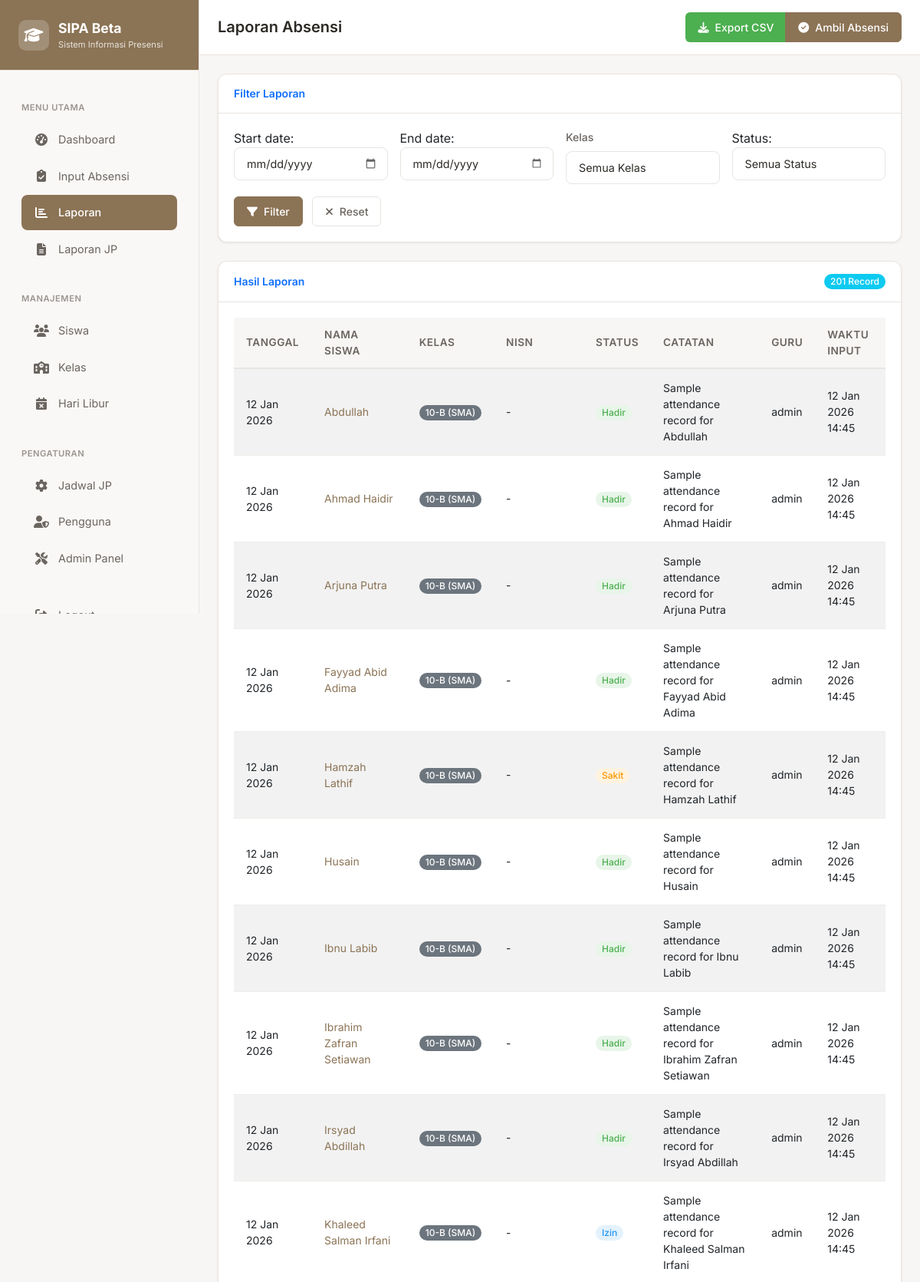
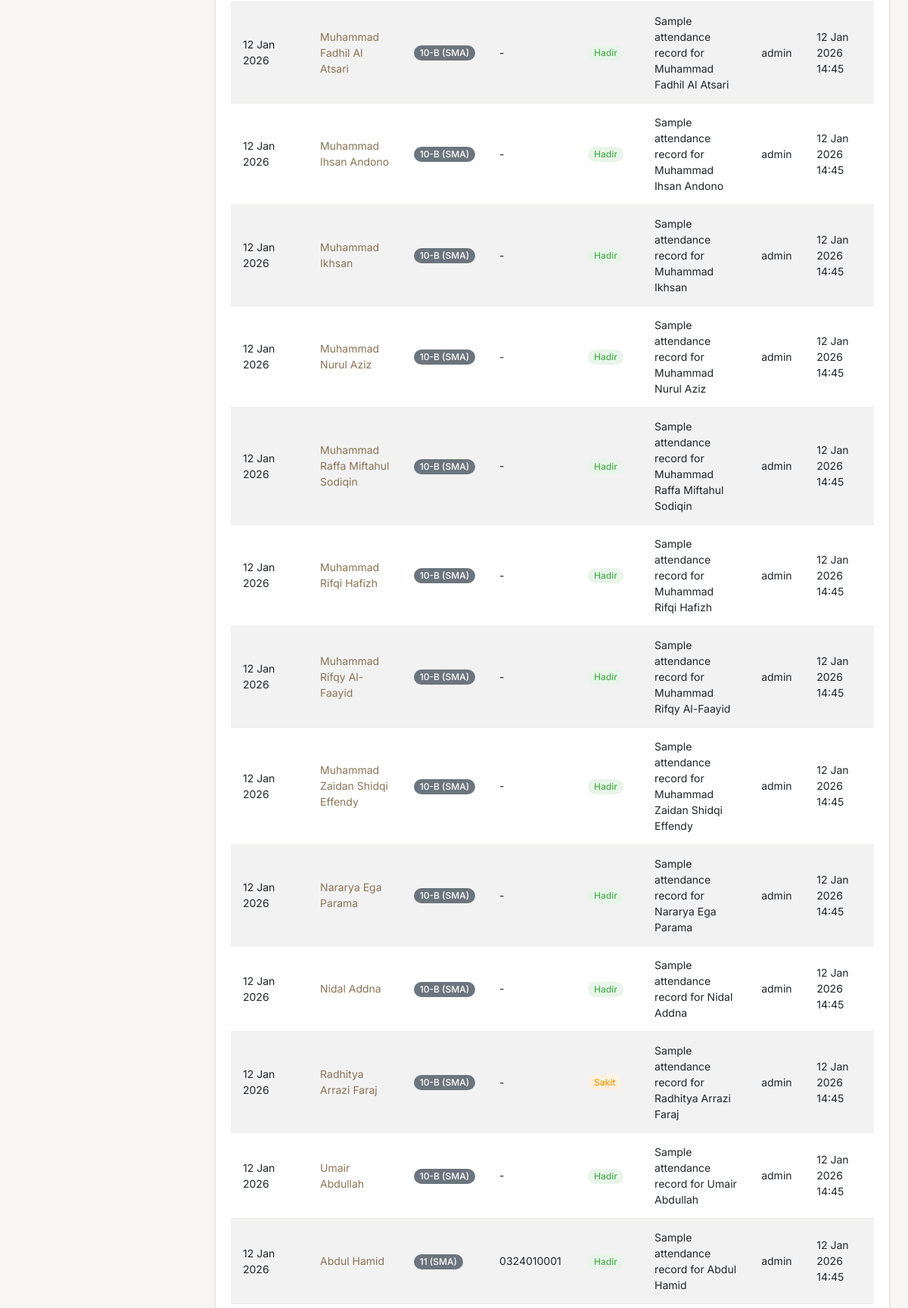
/report/ (signed in, upper part), run on the app's committed database (2 pictures, top to bottom).
### attendance/models.py (models this page shows, shortened)
class BaseModel(models.Model):
    id = models.UUIDField(primary_key=True, default=uuid.uuid4, editable=False)
    created_at = models.DateTimeField(auto_now_add=True)
    updated_at = models.DateTimeField(auto_now=True)
    created_by = models.ForeignKey(
        User,
        on_delete=models.SET_NULL,
        null=True,
        blank=True,
        related_name='%(class)s_created'
    )
    updated_by = models.ForeignKey(
        User,
        on_delete=models.SET_NULL,
        null=True,
        blank=True,
        related_name='%(class)s_updated'
    )
    class Meta:
        abstract = True

class AttendanceRecord(BaseModel):
    student = models.ForeignKey(
        Student,
        on_delete=models.CASCADE,
        help_text='Student for this attendance record'
    )
    date = models.DateField(
        default=timezone.now,
        help_text='Date of attendance'
    )
    status = models.CharField(
        max_length=10,
        choices=AttendanceStatus.choices,
        default=AttendanceStatus.HADIR,
        help_text='Attendance status'
    )
    teacher = models.ForeignKey(
        User,
        on_delete=models.CASCADE,
        help_text='Teacher who recorded the attendance'
    )
    notes = models.TextField(
        blank=True,
        help_text='Additional notes about the attendance'
    )
    recorded_at = models.DateTimeField(default=timezone.now)
    ip_address = models.GenericIPAddressField(null=True, blank=True)
    class Meta:
        unique_together = ['student', 'date']
        ordering = ['-date', 'student__name']
        indexes = [
            models.Index(fields=['date']),
            models.Index(fields=['status']),
            models.Index(fields=['student', 'date']),
            models.Index(fields=['teacher']),
        ]
        verbose_name = 'Attendance Record'
        verbose_name_plural = 'Attendance Records'

class Student(BaseModel):
    student_id_validator = RegexValidator(
        regex=r'^[0-9A-Z]{2,10}$',
        message='Student ID must be 2-10 characters long and contain only numbers and uppercase letters'
    )
    nisn_validator = RegexValidator(
        regex=r'^\d{10}$',
        message='NISN must be exactly 10 digits'
    )
    student_id = models.CharField(
        max_length=10,
        unique=True,
        validators=[student_id_validator],
        help_text='Unique student identifier'
    )
    nisn = models.CharField(
        max_length=10,
        blank=True,
        validators=[nisn_validator],
        help_text='National Student Identification Number (10 digits)'
    )
    name = models.CharField(
        max_length=100,
        validators=[MinLengthValidator(2)],
        help_text='Full name of the student'
    )
    classroom = models.ForeignKey(
        Classroom,
        on_delete=models.CASCADE,
        related_name='students',
        help_text='Student\'s classroom'
    )
    date_of_birth = models.DateField(null=True, blank=True)
    gender = models.CharField(
        max_length=1,
        choices=[('M', 'Laki-laki'), ('F', 'Perempuan')],
        blank=True
    )
    address = models.TextField(blank=True)
    parent_phone = models.CharField(max_length=15, blank=True)
    enrollment_date = models.DateField(default=timezone.now)
    graduation_date = models.DateField(null=True, blank=True)
    student_number = models.CharField(max_length=20, blank=True, help_text="Internal student number")
    is_active = models.BooleanField(default=True)
    class Meta:
        ordering = ['name']
        indexes = [
            models.Index(fields=['classroom']),
            models.Index(fields=['student_id']),
            models.Index(fields=['nisn']),
            models.Index(fields=['is_active']),
            models.Index(fields=['enrollment_date']),
        ]
        verbose_name = 'Student'
        verbose_name_plural = 'Students'

class Classroom(BaseModel):
    academic_level = models.ForeignKey(
        AcademicLevel,
        on_delete=models.CASCADE,
        help_text="Academic level (SMP/SMA)"
    )
    grade = models.PositiveIntegerField(help_text="Grade level (7, 8, 9, 10, 11, 12)")
    section = models.CharField(
        max_length=5,
        blank=True,
        help_text="Class section (A, B, C, etc.)"
    )
    name = models.CharField(max_length=50, help_text="Display name for the classroom")
    capacity = models.PositiveIntegerField(default=30)
    room_number = models.CharField(max_length=20, blank=True)
    homeroom_teacher = models.ForeignKey(
        User,
        on_delete=models.SET_NULL,
        null=True,
        blank=True,
        related_name='homeroom_classes'
    )
    is_active = models.BooleanField(default=True)
    academic_year = models.CharField(
        max_length=9,
        help_text="Academic year (e.g., 2024/2025)"
    )
    class Meta:
        unique_together = ['academic_level', 'grade', 'section', 'academic_year']
        ordering = ['academic_level', 'grade', 'section']
        indexes = [
            models.Index(fields=['academic_level', 'grade']),
            models.Index(fields=['is_active']),
            models.Index(fields=['academic_year']),
        ]
        verbose_name = 'Classroom'
        verbose_name_plural = 'Classrooms'
    def __str__(self):
        if self.section:
            return f"{self.grade}-{self.section} ({self.academic_level.code})"
        return f"{self.grade} ({self.academic_level.code})"

class AcademicLevel(models.Model):
    LEVEL_CHOICES = [
        ('SMP', 'Sekolah Menengah Pertama'),
        ('SMA', 'Sekolah Menengah Atas'),
        ('MA', 'Madrasah Aliyah'),
        ('MTS', 'Madrasah Tsanawiyah'),
    ]
    code = models.CharField(max_length=10, unique=True, primary_key=True)
    name = models.CharField(max_length=50)
    level_type = models.CharField(max_length=10, choices=LEVEL_CHOICES)
    description = models.TextField(blank=True)
    is_active = models.BooleanField(default=True)
    min_grade = models.PositiveIntegerField(help_text="Minimum grade level (e.g., 7 for SMP)")
    max_grade = models.PositiveIntegerField(help_text="Maximum grade level (e.g., 9 for SMP)")
    created_at = models.DateTimeField(default=timezone.now)
    updated_at = models.DateTimeField(auto_now=True)
    class Meta:
        ordering = ['level_type', 'code']
        verbose_name = 'Academic Level'
        verbose_name_plural = 'Academic Levels'

### attendance/views.py (the view, shortened to what this page needs)
# urls.py: path('report/', views.attendance_report, name='attendance_report'),
@login_required
def attendance_report(request):
    try:
        form = AttendanceFilterForm(request.GET or None)
        filters = {
            'page': int(request.GET.get('page', 1)),
            'per_page': 50
        }
        report_data = ReportService.generate_attendance_report(**filters)
        context = {
            'form': form,
            'report_data': report_data,
            'records': report_data['records'],
            'summary': report_data['summary'],
            'pagination': report_data['pagination']
        }
    except ReportServiceError as e:
        logger.error(f"Report service error: {str(e)}")
        messages.error(request, f"Kesalahan layanan laporan: {str(e)}")
        context = {'form': AttendanceFilterForm(), 'records': []}
    except Exception as e:
        logger.error(f"Error generating report: {str(e)}")
        messages.error(request, "Terjadi kesalahan saat membuat laporan")
        context = {'form': AttendanceFilterForm(), 'records': []}
    return render(request, 'attendance/report.html', context)

### templates/attendance/report.html (shortened to what this page needs)
{% extends 'base.html' %}
{% block page_title %}Laporan Absensi{% endblock %}
{% block page_actions %}
<div class="btn-group" role="group">
    <a href="{% url 'export_csv' %}{% if request.GET %}?{{ request.GET.urlencode }}{% endif %}" class="btn btn-success">
        <i class="fas fa-download"></i> Export CSV
    </a>
    <a href="{% url 'take_attendance' %}" class="btn btn-primary">
        <i class="fas fa-check-circle"></i> Ambil Absensi
    </a>
</div>
{% endblock %}
{% block content %}
<div class="card mb-4">
    <div class="card-header">
        <h6 class="m-0 font-weight-bold text-primary">Filter Laporan</h6>
    </div>
    <div class="card-body">
        <form method="get" class="row g-3">
            <div class="col-md-3">
                {{ form.start_date.label_tag }}
                {{ form.start_date }}
            </div>
            <div class="col-md-3">
                {{ form.end_date.label_tag }}
                {{ form.end_date }}
            </div>
            <div class="col-md-3">
                <label class="form-label">Kelas</label>
                {{ form.classroom }}
            </div>
            <div class="col-md-3">
                {{ form.status.label_tag }}
                {{ form.status }}
            </div>
            <div class="col-12">
                <button type="submit" class="btn btn-primary me-2">
                    <i class="fas fa-filter"></i> Filter
                </button>
                <a href="{% url 'attendance_report' %}" class="btn btn-outline-secondary">
                    <i class="fas fa-times"></i> Reset
                </a>
            </div>
        </form>
    </div>
</div>
<div class="card">
    <div class="card-header d-flex justify-content-between align-items-center">
        <h6 class="m-0 font-weight-bold text-primary">Hasil Laporan</h6>
        <span class="badge bg-info">{{ records.paginator.count }} Record</span>
    </div>
    <div class="card-body">
        {% if records %}
        <div class="table-responsive">
            <table class="table table-striped table-hover">
                <thead>
                    <tr>
                        <th>Tanggal</th>
                        <th>Nama Siswa</th>
                        <th>Kelas</th>
                        <th>NISN</th>
                        <th>Status</th>
                        <th>Catatan</th>
                        <th>Guru</th>
                        <th>Waktu Input</th>
                    </tr>
                </thead>
                <tbody>
                    {% for record in records %}
                    <tr>
                        <td>{{ record.date|date:"d M Y" }}</td>
                        <td>
                            <a href="{% url 'student_detail' record.student.student_id %}" class="text-decoration-none">
                                {{ record.student.name }}
                            </a>
                        </td>
                        <td><span class="badge bg-secondary">{{ record.student.classroom }}</span></td>
                        <td>{{ record.student.nisn|default:"-" }}</td>
                        <td>
                            <span class="badge status-{{ record.status|lower }}">
                                {{ record.get_status_display }}
                            </span>
                        </td>
                        <td>{{ record.notes|default:"-" }}</td>
                        <td>{{ record.teacher.get_full_name|default:record.teacher.username }}</td>
                        <td>{{ record.created_at|date:"d M Y H:i" }}</td>
                    </tr>
                    {% endfor %}
                </tbody>
            </table>
        </div>
        {% else %}
        <div class="text-center py-5">
            <i class="fas fa-chart-bar fa-3x text-muted mb-3"></i>
            <h5>Tidak ada data ditemukan</h5>
            <p class="text-muted">Coba ubah filter atau rentang tanggal</p>
        </div>
        {% endif %}
    </div>
</div>
{% endblock %}

### data on the page
AttendanceRecord: date "12 Jan 2026", student.name "Abdullah", student.classroom "10-B (SMA)", student.nisn "-", status "Hadir", notes "Sample attendance record for Abdullah", teacher.get_full_name "admin", created_at "12 Jan 2026 14:45"
AttendanceRecord: date "12 Jan 2026", student.name "Ahmad Haidir", student.classroom "10-B (SMA)", student.nisn "-", status "Hadir", notes "Sample attendance record for Ahmad Haidir", teacher.get_full_name "admin", created_at "12 Jan 2026 14:45"
AttendanceRecord: date "12 Jan 2026", student.name "Arjuna Putra", student.classroom "10-B (SMA)", student.nisn "-", status "Hadir", notes "Sample attendance record for Arjuna Putra", teacher.get_full_name "admin", created_at "12 Jan 2026 14:45"
AttendanceRecord: date "12 Jan 2026", student.name "Fayyad Abid Adima", student.classroom "10-B (SMA)", student.nisn "-", status "Hadir", notes "Sample attendance record for Fayyad Abid Adima", teacher.get_full_name "admin", created_at "12 Jan 2026 14:45"
AttendanceRecord: date "12 Jan 2026", student.name "Hamzah Lathif", student.classroom "10-B (SMA)", student.nisn "-", status "Sakit", notes "Sample attendance record for Hamzah Lathif", teacher.get_full_name "admin", created_at "12 Jan 2026 14:45"
AttendanceRecord: date "12 Jan 2026", student.name "Husain", student.classroom "10-B (SMA)", student.nisn "-", status "Hadir", notes "Sample attendance record for Husain", teacher.get_full_name "admin", created_at "12 Jan 2026 14:45"
AttendanceRecord: date "12 Jan 2026", student.name "Ibnu Labib", student.classroom "10-B (SMA)", student.nisn "-", status "Hadir", notes "Sample attendance record for Ibnu Labib", teacher.get_full_name "admin", created_at "12 Jan 2026 14:45"
AttendanceRecord: date "12 Jan 2026", student.name "Ibrahim Zafran Setiawan", student.classroom "10-B (SMA)", student.nisn "-", status "Hadir", notes "Sample attendance record for Ibrahim Zafran Setiawan", teacher.get_full_name "admin", created_at "12 Jan 2026 14:45"
AttendanceRecord: date "12 Jan 2026", student.name "Irsyad Abdillah", student.classroom "10-B (SMA)", student.nisn "-", status "Hadir", notes "Sample attendance record for Irsyad Abdillah", teacher.get_full_name "admin", created_at "12 Jan 2026 14:45"
AttendanceRecord: date "12 Jan 2026", student.name "Khaleed Salman Irfani", student.classroom "10-B (SMA)", student.nisn "-", status "Izin", notes "Sample attendance record for Khaleed Salman Irfani", teacher.get_full_name "admin", created_at "12 Jan 2026 14:45"
AttendanceRecord: date "12 Jan 2026", student.name "Muhammad Fadhil Al Atsari", student.classroom "10-B (SMA)", student.nisn "-", status "Hadir", notes "Sample attendance record for Muhammad Fadhil Al Atsari", teacher.get_full_name "admin", created_at "12 Jan 2026 14:45"
AttendanceRecord: date "12 Jan 2026", student.name "Muhammad Ihsan Andono", student.classroom "10-B (SMA)", student.nisn "-", status "Hadir", notes "Sample attendance record for Muhammad Ihsan Andono", teacher.get_full_name "admin", created_at "12 Jan 2026 14:45"
AttendanceRecord: date "12 Jan 2026", student.name "Muhammad Ikhsan", student.classroom "10-B (SMA)", student.nisn "-", status "Hadir", notes "Sample attendance record for Muhammad Ikhsan", teacher.get_full_name "admin", created_at "12 Jan 2026 14:45"
AttendanceRecord: date "12 Jan 2026", student.name "Muhammad Nurul Aziz", student.classroom "10-B (SMA)", student.nisn "-", status "Hadir", notes "Sample attendance record for Muhammad Nurul Aziz", teacher.get_full_name "admin", created_at "12 Jan 2026 14:45"
AttendanceRecord: date "12 Jan 2026", student.name "Muhammad Raffa Miftahul Sodiqin", student.classroom "10-B (SMA)", student.nisn "-", status "Hadir", notes "Sample attendance record for Muhammad Raffa Miftahul Sodiqin", teacher.get_full_name "admin", created_at "12 Jan 2026 14:45"
AttendanceRecord: date "12 Jan 2026", student.name "Muhammad Rifqi Hafizh", student.classroom "10-B (SMA)", student.nisn "-", status "Hadir", notes "Sample attendance record for Muhammad Rifqi Hafizh", teacher.get_full_name "admin", created_at "12 Jan 2026 14:45"
AttendanceRecord: date "12 Jan 2026", student.name "Muhammad Rifqy Al-Faayid", student.classroom "10-B (SMA)", student.nisn "-", status "Hadir", notes "Sample attendance record for Muhammad Rifqy Al-Faayid", teacher.get_full_name "admin", created_at "12 Jan 2026 14:45"
AttendanceRecord: date "12 Jan 2026", student.name "Muhammad Zaidan Shidqi Effendy", student.classroom "10-B (SMA)", student.nisn "-", status "Hadir", notes "Sample attendance record for Muhammad Zaidan Shidqi Effendy", teacher.get_full_name "admin", created_at "12 Jan 2026 14:45"
AttendanceRecord: date "12 Jan 2026", student.name "Nararya Ega Parama", student.classroom "10-B (SMA)", student.nisn "-", status "Hadir", notes "Sample attendance record for Nararya Ega Parama", teacher.get_full_name "admin", created_at "12 Jan 2026 14:45"
AttendanceRecord: date "12 Jan 2026", student.name "Nidal Addna", student.classroom "10-B (SMA)", student.nisn "-", status "Hadir", notes "Sample attendance record for Nidal Addna", teacher.get_full_name "admin", created_at "12 Jan 2026 14:45"
AttendanceRecord: date "12 Jan 2026", student.name "Radhitya Arrazi Faraj", student.classroom "10-B (SMA)", student.nisn "-", status "Sakit", notes "Sample attendance record for Radhitya Arrazi Faraj", teacher.get_full_name "admin", created_at "12 Jan 2026 14:45"
AttendanceRecord: date "12 Jan 2026", student.name "Umair Abdullah", student.classroom "10-B (SMA)", student.nisn "-", status "Hadir", notes "Sample attendance record for Umair Abdullah", teacher.get_full_name "admin", created_at "12 Jan 2026 14:45"
AttendanceRecord: date "12 Jan 2026", student.name "Abdul Hamid", student.classroom "11 (SMA)", student.nisn "0324010001", status "Hadir", notes "Sample attendance record for Abdul Hamid", teacher.get_full_name "admin", created_at "12 Jan 2026 14:45"

### other printed values
{{ records.paginator.count }} "201"
